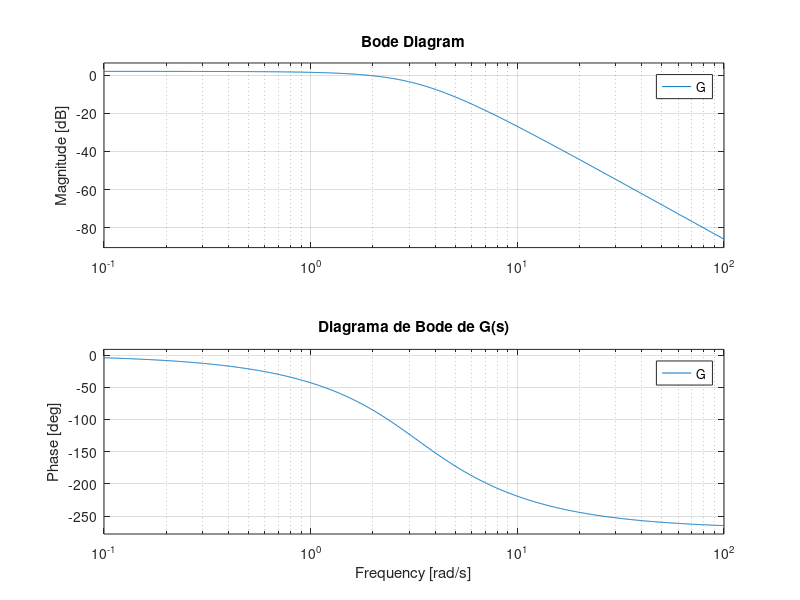
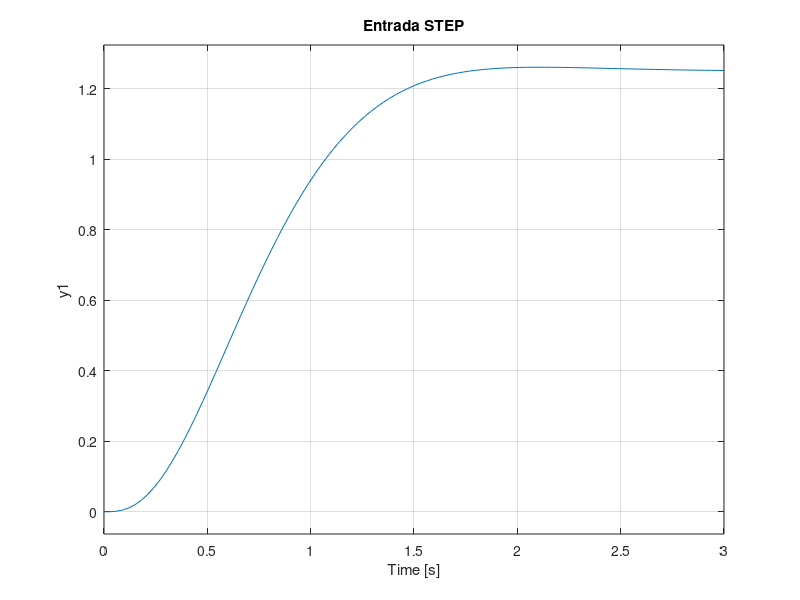

The MATLAB source for these figures, in order:
clc
den = [1 9 30 40];  % s^3 + 9 s^2 + 30 s + 40
num = 50;
G= tf(num,den)

omega = 29;
s = 1j * omega;
Gjw = num / polyval(den, s);
magnitude = abs(Gjw);
phase_deg = angle(Gjw) * (180/pi);
fprintf('Magnitud en ω = %.2f rad/s: %.6f\n', omega, magnitude);
fprintf('Fase en ω = %.2f rad/s: %.2f grados\n', omega, phase_deg);

figure;bode(G);
grid on;
title('Diagrama de Bode de G(s)');

figure;step(G)
grid on;
title('Entrada STEP');
